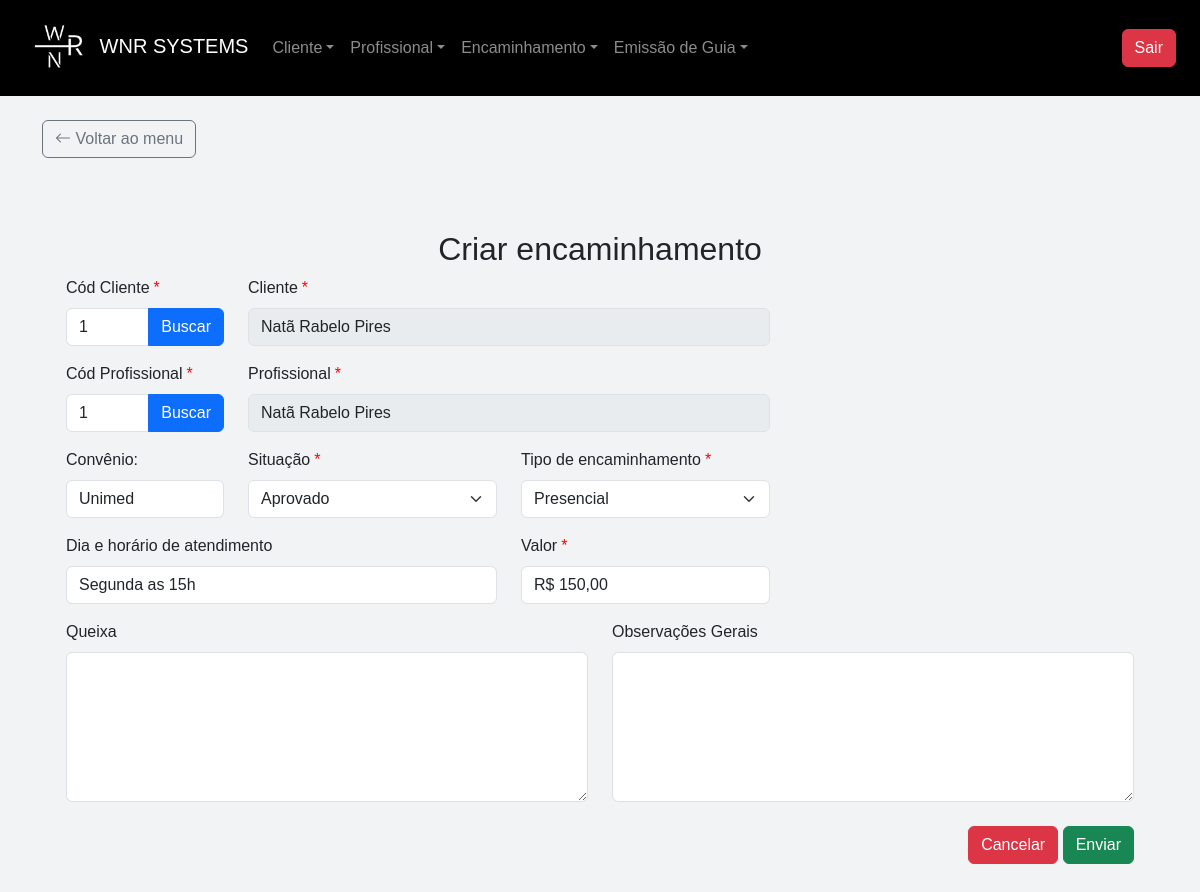
Before: /editar_encaminhamento/1 (signed in) with the older database file.
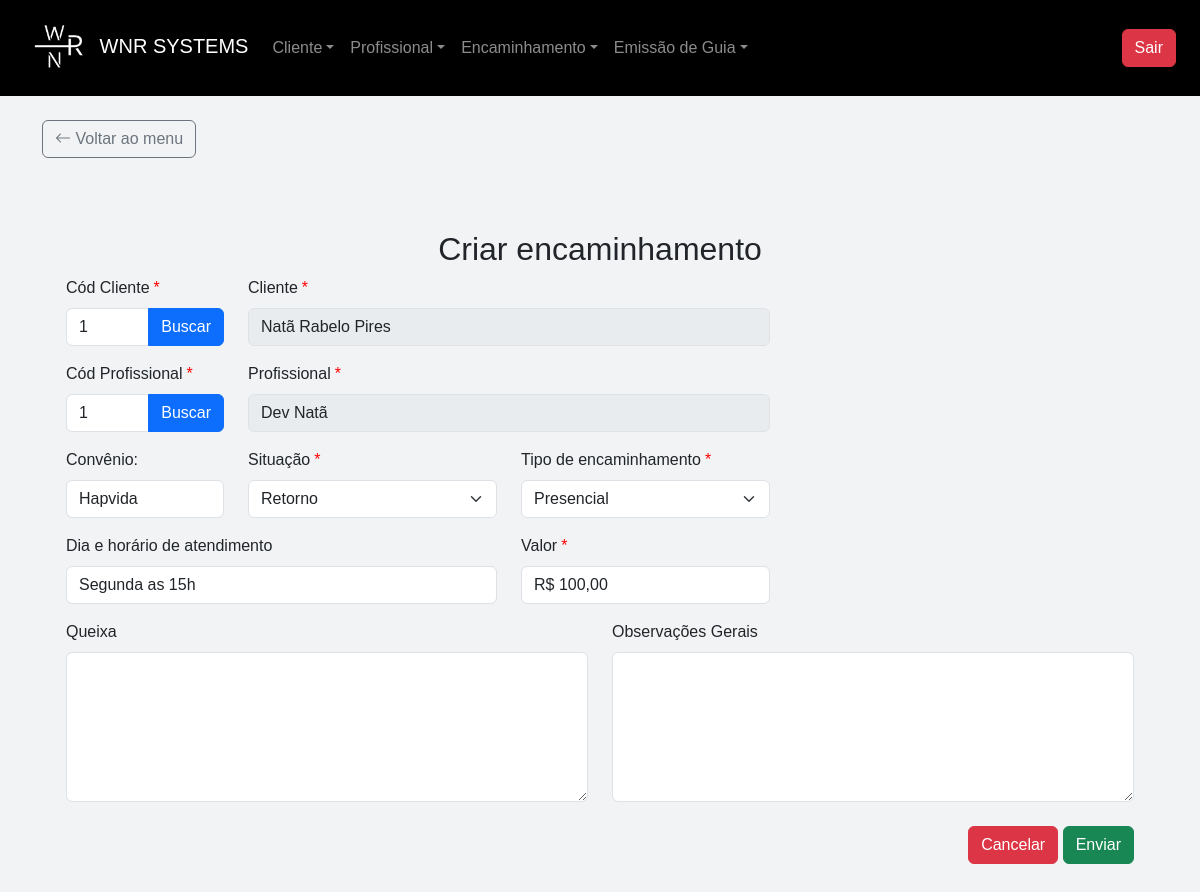
After: the same page with the newer database file.
### app/models.py (models this page shows)
class Profissional(db.Model):
    __tablename__ = "profissionais"
    id = db.Column(db.Integer, primary_key=True)
    nome = db.Column(db.String(255), nullable=False)
    cpf = db.Column(db.String(14), unique=True, nullable=False)
    email = db.Column(db.String(255))
    data_nascimento = db.Column(db.DateTime)
    bairro = db.Column(db.String)
    banco = db.Column(db.String)
    cep = db.Column(db.String)
    cidade = db.Column(db.String)
    complemento = db.Column(db.String)
    graduacao = db.Column(db.String)
    issqn = db.Column(db.String)
    fone_pessoal = db.Column(db.String)
    fone_profissional = db.Column(db.String)
    curriculum_lattes = db.Column(db.String)
    dias_horas_disponiveis = db.Column(db.String)
    endereco_profissional = db.Column(db.String)
    estado = db.Column(db.String)
    observacoes = db.Column(db.String)
    pix = db.Column(db.String)
    registro_profissional = db.Column(db.String)
    rg = db.Column(db.String(11), unique=True, nullable=False)
    valor_minimo = db.Column(db.Float)
    encaminhamentos = db.relationship("Encaminhamento", back_populates="profissional", cascade="all, delete-orphan")
    guias = db.relationship("Guia", back_populates="profissional", cascade="all, delete-orphan")

class Encaminhamento(db.Model):
    __tablename__ = "encaminhamentos"
    id = db.Column(db.Integer, primary_key=True)
    convenio = db.Column(db.String)
    dias_horas_atendimento = db.Column(db.String)
    data_encaminhamento = db.Column(db.DateTime, default=db.func.current_timestamp())
    observacoes_gerais = db.Column(db.String)
    queixa = db.Column(db.String)
    valor = db.Column(db.Float)
    cliente_id = db.Column(db.Integer, db.ForeignKey("clientes.id", ondelete="CASCADE"))
    profissional_id = db.Column(db.Integer, db.ForeignKey("profissionais.id", ondelete="CASCADE"))
    situacao_id = db.Column(db.Integer, db.ForeignKey("situacao.id"))
    tipo_encaminhamento_id = db.Column(db.Integer, db.ForeignKey("tipo_encaminhamento.id"))
    situacao = db.relationship("Situacao", back_populates="encaminhamentos")
    tipo_encaminhamento = db.relationship("TipoEncaminhamento", back_populates="encaminhamento")
    cliente = db.relationship("Cliente", back_populates="encaminhamentos", passive_deletes=True)
    profissional = db.relationship("Profissional", back_populates="encaminhamentos", passive_deletes=True)

class Situacao(db.Model):
    __tablename__ = "situacao"
    id = db.Column(db.Integer, primary_key=True)
    nome = db.Column(db.String(255), nullable=False)
    encaminhamentos = db.relationship("Encaminhamento", back_populates="situacao")

class TipoEncaminhamento(db.Model):
    __tablename__ = "tipo_encaminhamento"
    id = db.Column(db.Integer, primary_key=True)
    nome = db.Column(db.String(255), nullable=False)
    encaminhamento = db.relationship("Encaminhamento", back_populates="tipo_encaminhamento")

### app/routes/encaminhamento/encaminhamento.py (the view, shortened to what this page needs)
@encaminhamento_bp.route('/editar_encaminhamento/<int:id>', methods=['GET', 'POST'])
@required_login
@role_required('atendimento', 'financeiro', 'admin')
def editar_encaminhamento(id):
    tencaminhameos = TipoEncaminhamento.query.all()
    situacoes = Situacao.query.all()
    encaminhamento = Encaminhamento.query.get_or_404(id)
    clientes = Cliente.query.all()
    profissionais = Profissional.query.all()
    valor_formatado = formatar_para_moeda(encaminhamento.valor)
    return render_template(
        'encaminhamento/form_edit.html',
        encaminhamento=encaminhamento,
        clientes=clientes,
        profissionais=profissionais,
        valor_formatado=valor_formatado,
        tencaminhamentos=tencaminhameos,
        situacoes=situacoes)

### app/__init__.py (called while the page is built)
@login_manager.user_loader
def load_user(id):
    return Usuario.query.get(int(id))

### app/utils/editor_valor.py (called while the page is built)
def formatar_para_moeda(valor):
    if valor is None:
        return "R$ 0,00"
    return format_currency(valor, 'BRL', locale='pt_BR')

### app/utils/login_required.py (called while the page is built)
def required_login(f):
    @wraps(f)
    def decorated_function(*args, **kwargs):
        if 'user_id' not in session:
            return redirect(url_for('auth_bp.login'))
        return f(*args, **kwargs)
    return decorated_function

### app/templates/encaminhamento/form_edit.html (shortened to what the changed rows need)
{% extends 'base.html' %}
{% block content %}
<div class="container mt-4">
    <h2 class="text-center">Criar encaminhamento</h2>
    <form action="{{ url_for('encaminhamento_bp.editar_encaminhamento', id=encaminhamento.id)}}" method="POST">
        <div class="container">
            <div class="row mb-3">
                <div class="col-md-2">
                    <div class="input-group">
                        <input type="text" id="cliente_id" name="cliente_id" class="form-control" value="{{ encaminhamento.cliente_id }}">
                        <button type="button" name="buscar_cliente_btn" id="buscar_cliente_btn" class="btn btn-primary" onclick="buscarCliente()">Buscar</button>
                    </div>
                </div>
            </div>
            <div class="row mb-3">
                <div class="col-md-2">
                    <div class="input-group">
                        <input type="text" id="profissional_id" name="profissional_id" class="form-control" value="{{ encaminhamento.profissional_id}}">
                        <button type="button" name="buscar_profissional_btn" id="buscar_profissional_btn" class="btn btn-primary" onclick="buscarProfissional()">Buscar</button>
                    </div>
                </div>
                <div class="col-md-6">
                    <label for="resultado" class="form-label">Profissional<span class="required-star">*</span></label>
                    <input type="text" id="resultadoProfissional" name="resultadoProfissional" class="form-control" value="{{ encaminhamento.profissional.nome }}" disabled>
                </div>
            </div>
            <div class="row mb-3">
                <div class="col-md-2">
                    <label for="convenio" class="form-label">Convênio:</label>
                    <input id="convenio" name="convenio" class="form-control" value="{{ encaminhamento.convenio }}">
                </div>
                <div class="col-md-3">
                    <label for="situacao" class="form-label">Situação<span class="required-star">*</span></label>
                    <select class="form-select campoObrigatorio" name="situacao" id="situacao">
                        {% for situacao in situacoes %}
                        <option value="{{ situacao.id }}" {% if encaminhamento.situacao_id == situacao.id %}selected{% endif %}>{{ situacao.nome }}</option>
                        {% endfor %}
                    </select>
                </div>
                <div class="col-md-3">
                    <label for="tipo_encaminhamento" class="form-label">Tipo de encaminhamento<span class="required-star">*</span></label>
                    <select class="form-select campoObrigatorio" name="tipo_encaminhamento" id="tipo_encaminhamento">
                        {% for tencaminhamento in tencaminhamentos %}
                        <option value="{{ tencaminhamento.id }}" {% if encaminhamento.tipo_encaminhamento_id == tencaminhamento.id %}selected{% endif %}>{{ tencaminhamento.nome }}</option>
                        {% endfor %}
                    </select>
                </div>
            </div>
            <div class="row mb-3">
                <div class="col-md-5">
                    <label for="dias_horas_atendimento" class="form-label">Dia e horário de atendimento</label>
                    <input id="dias_horas_atendimento" name="dias_horas_atendimento" class="form-control" value="{{ encaminhamento.dias_horas_atendimento }}">
                </div>
                <div class="col-md-3">
                    <label for="valor" class="form-label">Valor<span class="required-star">*</span></label>
                    <input id="valor" name="valor" class="form-control" value="{{ valor_formatado }}">
                </div>
            </div>
        </div>
    </form>
</div>
{% endblock %}

Changed rows visible on the page:
changed Encaminhamento "Segunda as 15h": convenio "Unimed" → "Hapvida"; situacao "Aprovado" → "Retorno"
changed Profissional: resultadoProfissional "Natã Rabelo Pires" → "Dev Natã"
Other visible differences:
form field valor: "R$ 150,00" → "R$ 100,00"
